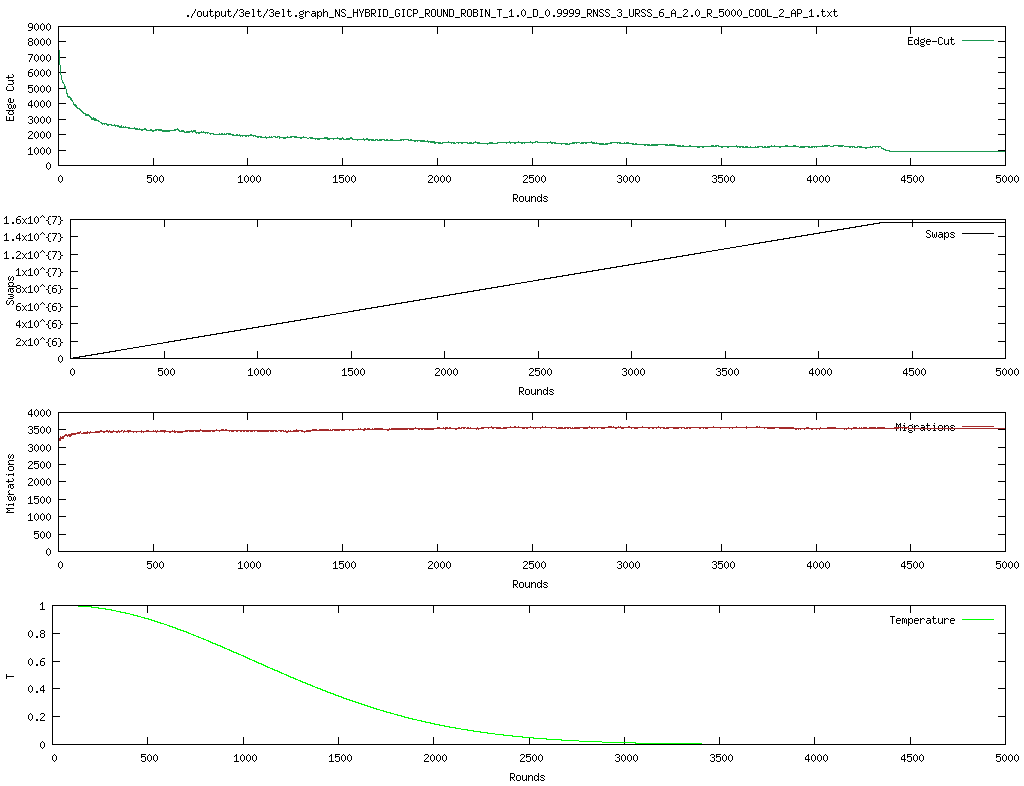

Generate this figure with gnuplot:
#set terminal postscript eps enhanced color font "Helvetica,18"  #monochrome
#set output '| ps2pdf - graph.eps'

set term png small size 1024,786
set output 'graph.png'



set style line 1 lc rgb "#1a9850" lw 1.5
set style line 2 lc rgb "black" lw 1.5
set style line 3 lc rgb "brown" lw 1.5
set style line 4 lc rgb "green" lw 1.5
set style line 5 lc rgb "orange" lw 1.5
set style line 6 lc rgb "#d73027" lw 1.5

set multiplot layout 4,1 title filename  font ",14"
set yrange [0:]

set ylabel "Edge Cut" 
set xlabel "Rounds" 
plot filename using 1:2 with l ls 1 title "Edge-Cut"
set ylabel "Swaps" 
set xlabel "Rounds" 
plot filename using 1:3 with l ls 2 title "Swaps"
set ylabel "Migrations" 
set xlabel "Rounds" 
plot filename using 1:4 with l ls 3 title "Migrations"
set ylabel "T" 
set xlabel "Rounds" 
plot filename using 1:5 with l ls 4 title "Temperature"

unset multiplot


